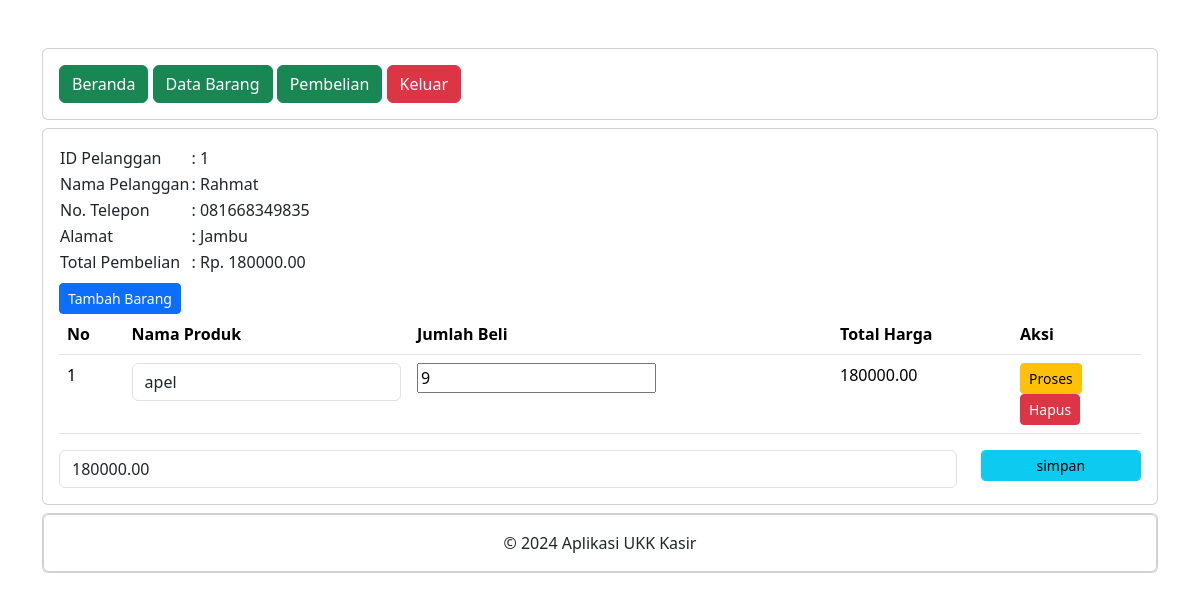
The app's page /ukk/petugas/detail_pembelian.php?pelanggan_id=1 (signed in) with its own data.
### tables this page shows
CREATE TABLE `penjualan` (
  `penjualan_id` int(11) NOT NULL,
  `tanggal_penjualan` date NOT NULL,
  `total_harga` decimal(10,2) NOT NULL,
  `pelanggan_id` int(11) UNSIGNED NOT NULL
);

CREATE TABLE `pelanggan` (
  `pelanggan_id` int(11) UNSIGNED NOT NULL,
  `nama_pelanggan` varchar(25) NOT NULL,
  `alamat` text NOT NULL,
  `nomor_telepon` varchar(25) NOT NULL
);

CREATE TABLE `detail_penjualan` (
  `detail_id` int(11) NOT NULL,
  `penjualan_id` int(11) NOT NULL,
  `produk_id` int(11) DEFAULT NULL,
  `jumlah_produk` int(11) NOT NULL,
  `subtotal` decimal(10,2) NOT NULL
);

CREATE TABLE `produk` (
  `produk_id` int(11) NOT NULL,
  `nama_produk` varchar(25) NOT NULL,
  `harga` decimal(10,2) NOT NULL,
  `stok` int(11) NOT NULL
);

### ukk/petugas/detail_pembelian.php (the view, shortened to what this page needs)
<?php
include '../koneksi.php';
include "header.php";
include "navbar.php";
?>
<div class="card mt-2">
    <div class="card-body">
        <?php
        $pelanggan_id = $_GET['pelanggan_id'];
        $data = mysqli_query($koneksi,"SELECT * FROM pelanggan INNER JOIN penjualan ON pelanggan.pelanggan_id=penjualan.pelanggan_id");
        while($d = mysqli_fetch_array($data)){
            ?>
            <?php if ($d['pelanggan_id'] == $pelanggan_id) { ?>
            <table>
                <tr>
                    <td>ID Pelanggan</td>
                    <td>: <?= $d['pelanggan_id']; ?></td>
                </tr>
                <tr>
                    <td>Nama Pelanggan</td>
                    <td>: <?= $d['nama_pelanggan']; ?></td>
                </tr>
                <tr>
                    <td>No. Telepon</td>
                    <td>: <?= $d['nomor_telepon']; ?></td>
                </tr>
                <tr>
                    <td>Alamat</td>
                    <td>: <?= $d['alamat']; ?></td>
                </tr>
                <tr>
                    <td>Total Pembelian</td>
                    <td>: Rp. <?= $d['total_harga']; ?></td>
                </tr>
            </table>
            <form method="post" action="tambah_detail_penjualan.php">
                <button type="submit" class="btn btn-primary btn-sm mt-2">Tambah Barang</button>
            </form>
            <table class="table">
                <thead>
                    <tr>
                        <th>No</th>
                        <th>Nama Produk</th>
                        <th>Jumlah Beli</th>
                        <th>Total Harga</th>
                        <th>Aksi</th>
                    </tr>
                </thead>
                <tbody>
                    <?php
                    $nos = 1;
                    $detail_penjualan = mysqli_query($koneksi,"SELECT * FROM detail_penjualan");
                    while($d_detail_penjualan = mysqli_fetch_array($detail_penjualan)){
                    ?>
                    <?php
                    if ($d_detail_penjualan['penjualan_id'] == $d['penjualan_id']) { ?>
                        <tr>
                            <td><?= $nos++; ?></td>
                            <td>
                                <form action="simpan_barang_beli.php" method="post">
                                    <div class="form-group">
                                        <select name="produk_id" class="form-control" onchange="this.form.submit()">
                                            <?php
                                            $produk = mysqli_query($koneksi,"SELECT * FROM produk");
                                            while($d_produk =  mysqli_fetch_array($produk)){
                                                ?>
                                                <option value="<?= $d_produk['produk_id']; ?>" <?php if($d_produk['produk_id']==$d_detail_penjualan['produk_id']) { echo "selected"; }?>><?= $d_produk['nama_produk']; ?></option>
                                            <?php } ?>
                                        </select>
                                    </div>
                                </form>
                            </td>
                            <td>
                                <form method="post" action="hitung_subtotal.php">
                                    <div class="form-group">
                                        <input type="number" name="jumlah_produk" value="<?= $d_detail_penjualan['jumlah_produk']; ?>" class="from_control">
                                    </div>
                                </td>
                                <td><?= $d_detail_penjualan['subtotal']; ?></td>
                                <td>
                                    <button type="submit" class="btn btn-warning btn-sm">Proses</button>
                                <form method="post" action="hapus_detail_pembelian.php">
                                    <button type="submit" class="btn btn-danger btn-sm">Hapus</button>
                                </form>
                            </td>
                        </tr>
                    <?php } else {
                        ?>
                        <?php
                    }
                    }
                    ?>
                </tbody>
            </table>
            <form method="post" action="simpan_total_harga.php">
                <?php
                $detail_penjualan =  mysqli_query($koneksi, "SELECT SUM(subtotal) AS total_harga FROM detail_penjualan WHERE penjualan_id='$d[penjualan_id]'");
                $row =  mysqli_fetch_assoc($detail_penjualan);
                $sum = $row['total_harga'];
                ?>
                <div class="row">
                    <div class="col-sm-10">
                        <div class="form-group">
                            <input type="number" class="form-control" name="total_harga" value="<?php echo $sum; ?>">
                        </div>
                    </div>
                    <div class="col-sm-2">
                        <div class="form-group">
                            <button class="btn btn-info btn-sm form-control" type="submit">simpan</button>
                        </div>
                    </div>
                </div>
            </form>
        <?php } else { ?>
            <?php
        }
        }
        ?>
    </div>
</div>
<?php
include "footer.php";
?>

### records on screen
penjualan: pelanggan "1", pelanggan.nama_pelanggan "Rahmat", pelanggan.nomor_telepon "081668349835", pelanggan.alamat "Jambu", total_harga "180000.00"
detail_penjualan: produk_id "apel", jumlah_produk "9", subtotal "180000.00"
